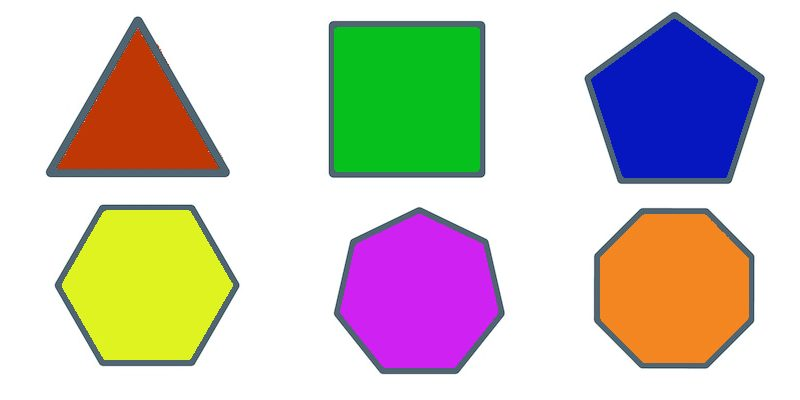
#> input picture resources/poligons.jpg, 800 x 400 px
$ python 06_corner_detection.py
#> lines starting #> are read from the running program, lines starting #| are printed output that depends on the picture
import numpy as np
import cv2

img = cv2.imread("./resources/poligons.jpg")
#> img is the input picture: shape (400, 800, 3); mean B, G, R 191.2, 200, 205.1
img = cv2.resize(img, (0,0), fx = 0.5, fy = 0.5)
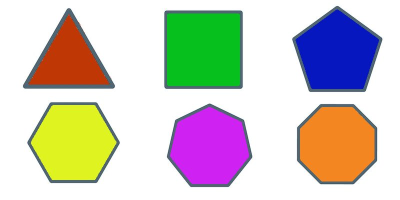
#> img: shape (200, 400, 3); mean B, G, R 191.2, 200, 205.2
grey = cv2.cvtColor(img, cv2.COLOR_BGR2GRAY)
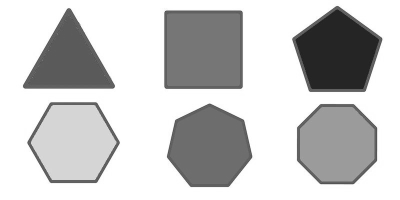
#> grey: shape (200, 400); min 32, max 255, mean 200.6

corners = cv2.goodFeaturesToTrack(grey,  #source image
                                  100,  #number of corners
                                  0.1,  #minimum quality
                                  10)   #minimum euclidean distance
#> corners = 33 rows, first 8: [165, 11], [24, 87], [113, 87], [241, 11], [241, 87], [165, 87], [364, 90], [68, 8]

#corners = np.int0(corners)
corners = np.array(corners, dtype=np.int64)
for corner in corners:
    x, y = np.ravel(corner) #or x, y corner.ravel()
    print(f"x= {x}, y= {y}")
    img = cv2.circle(img, (x, y), 4, (255, 0, 0), 1)
#> this loop made 33 passes
#> (x, y) on passes 1 to 12: (165, 11), (24, 87), (113, 87), (241, 11), (241, 87), (165, 87), (364, 90), (68, 8), (309, 90), (381, 38), (96, 182), (50, 182)
#| x= 165, y= 11
#| x= 24, y= 87
#| x= 113, y= 87
#| x= 241, y= 11
#| x= 241, y= 87
#| x= 165, y= 87
#| x= 364, y= 90
#| x= 68, y= 8
#> (further printed lines are left out)
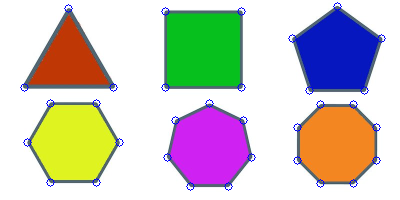
#> img: shape (200, 400, 3); mean B, G, R 191.7, 198.4, 203.6


cv2.imshow("frame", img)
cv2.waitKey(0)
cv2.destroyAllWindows()
